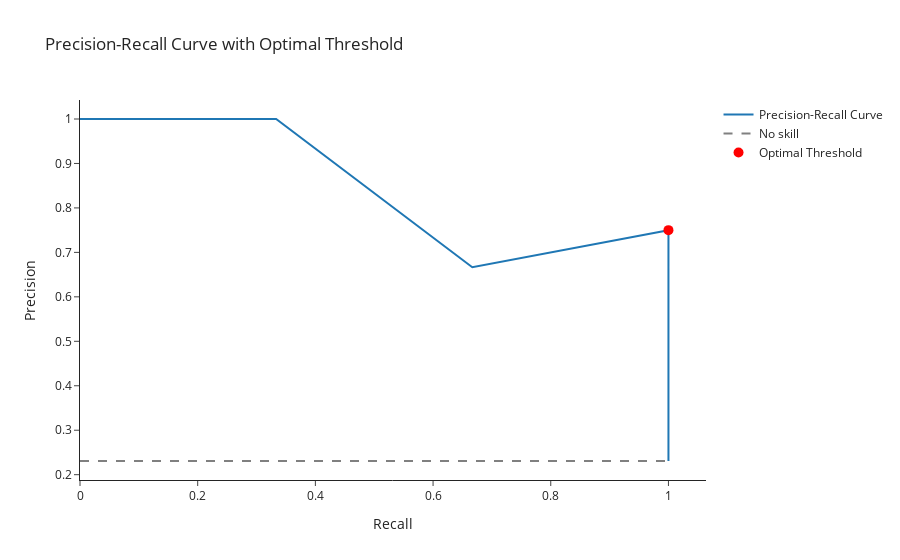

Notebook cell for this chart:
### Code cell
find_optimal_pr_threshold(true, pred)
